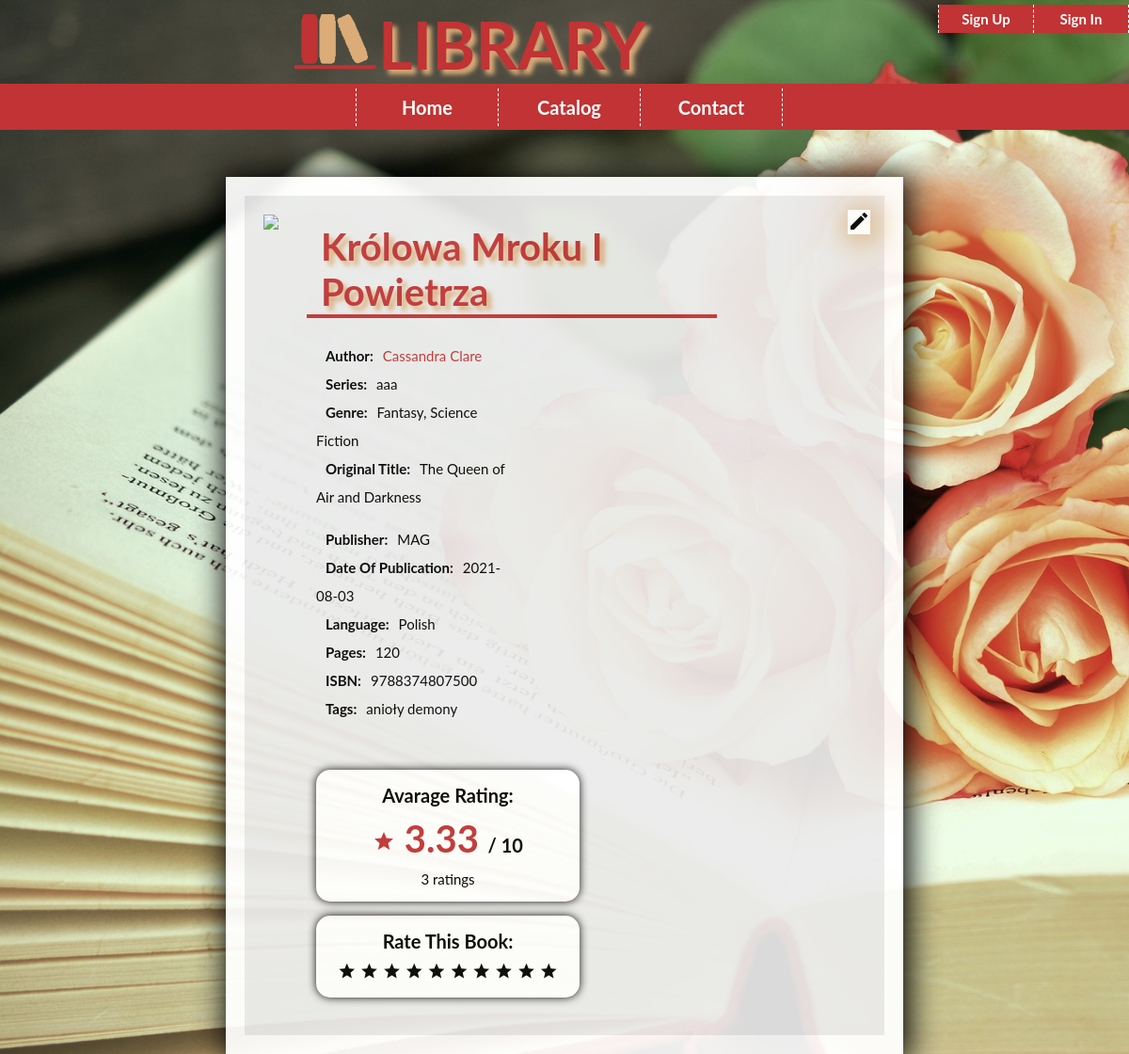
The app's page /main_nav/book.php?book_id=1 with its own data.
### tables this page shows
CREATE TABLE books (
  ID INT(11) NOT NULL AUTO_INCREMENT,
  TITLE VARCHAR(255) NOT NULL,
  ISBN BIGINT(20) NOT NULL,
  PUBLISHER_ID INT(11) NOT NULL,
  ORIGINAL_TITLE VARCHAR(255) DEFAULT NULL,
  LANGUAGE_ID INT(11) NOT NULL,
  IMAGE BLOB DEFAULT NULL,
  GENRE_ID INT(11) NOT NULL,
  SERIES_ID INT(11) DEFAULT NULL,
  PUBLICATION_DATE DATE DEFAULT NULL,
  PAGES INT(11) DEFAULT NULL,
  DESCRIPTION TEXT DEFAULT NULL,
  RATINGS_AMOUNT BIGINT(20) DEFAULT NULL,
  RATINGS_SUM BIGINT(20) DEFAULT NULL,
  PRIMARY KEY (ID)
);

CREATE TABLE series (
  ID INT(11) NOT NULL AUTO_INCREMENT,
  SERIES VARCHAR(255) DEFAULT NULL,
  PRIMARY KEY (ID)
);

CREATE TABLE genres (
  ID INT(11) NOT NULL AUTO_INCREMENT,
  GENRE VARCHAR(255) NOT NULL,
  PRIMARY KEY (ID)
);

CREATE TABLE publishers (
  ID INT(11) NOT NULL AUTO_INCREMENT,
  PUBLISHER VARCHAR(255) NOT NULL,
  PRIMARY KEY (ID)
);

CREATE TABLE languages (
  ID INT(11) NOT NULL AUTO_INCREMENT,
  LANGUAGE VARCHAR(255) DEFAULT NULL,
  PRIMARY KEY (ID)
);

### main_nav/book.php (the view, shortened to what this page needs)
<?php
require_once '../db/connect.php';
try {
    $link = mysqli_connect($host, $db_user, $db_password, $db_name);
    $sql = "SELECT books.*, genres.GENRE, publishers.PUBLISHER, languages.LANGUAGE, series.SERIES, book_author.AUTHOR_ID FROM books "
            . "INNER JOIN genres ON books.GENRE_ID=genres.ID "
            . "INNER JOIN publishers ON books.PUBLISHER_ID=publishers.ID "
            . "INNER JOIN languages ON books.LANGUAGE_ID=languages.ID "
            . "INNER JOIN series ON books.SERIES_ID=series.ID "
            . "INNER JOIN book_author ON book_author.BOOK_ID=books.ID "
            . "WHERE books.ID=".filter_input(INPUT_GET, 'book_id', FILTER_SANITIZE_NUMBER_INT);
    $result = mysqli_query($link, $sql);
    if(mysqli_num_rows($result)>0){
        $row = mysqli_fetch_assoc($result);
    }
} catch (Exception $e) {
    echo '<span style="color: red;">Error!!! Failed to connect. Try again later.</span>';
    echo '<br>Developer information: '.$e;
}
?>
<!DOCTYPE html>
<html>
    <head>
        <link rel="stylesheet" href="../style/main_style.css" type="text/css">
        <link rel="stylesheet" href="../style/text_style.css" type="text/css">
        <link rel="stylesheet" href="../style/table_style.css" type="text/css">
        <link rel="stylesheet" href="../style/image_style.css" type="text/css">
        <link rel="stylesheet" href="../style/tooltip_style.css" type="text/css">
    </head>
    <body>
        <nav class="sign">
            <ol>
                <?php
                if((isset($_SESSION['logged'])) && ($_SESSION['logged']==true)){
                    echo'<li><a href="#" class="white">'.$_SESSION['name'].'</a>';
                    echo '<ul>';
                    echo '<li><a href="../sign_nav/account.php" class="white">my account</a></li>' ;
                    echo '<li><a href="../sign_nav/signOut.php" class="white" class="white">Sign Out</a></li>' ;
                    echo '</ul></li>';
                }
                elseif ((isset($_SESSION['librarian'])) && ($_SESSION['librarian']==true)) {
                    echo'<li><a href="#" class="white">'.$_SESSION['name'].'</a>';
                    echo '<ul>';
                    echo '<li><a href="../sign_nav/signOut.php" class="white">Sign Out</a></li>' ;
                    echo '</ul></li>';
                }
                else {
                    echo '<li><a href="../sign_nav/signUp.php" class="white">Sign up</a></li>';
                    echo '<li><a href="../sign_nav/signIn.php" class="white">Sign in</a></li>';
                }
                ?>
            </ol>
        </nav>
        <header>
            <h1><img src="../image/logo.png" alt="Logo">LIBRARY</h1>
        </header>
        <nav class="main">
            <ol>
                <li><a href="../index.php" class="white">Home</a>
                <li><a href="#" class="white">catalog</a>
                </li>
                <li><a href="contact.php" class="white">contact</a></li>
            </ol>
        </nav>
        <div id="container_main">
            <div class="row row_padding">
                <div class="row row_color">
                    <label class="icon">
                        <i class="material-icons">edit</i>
                    </label>
                    <div class="column">
                        <?php echo '<img src="../db/image.php?id='.$row['ID'].'&table=books" class="big">';?>
                    </div>
                    <div class="column_main_list">
                        <div class="row_header">
                            <header>
                                <h2><?php echo $row['TITLE'];?></h2>
                            </header>
                        </div>
                        <div class="row">
                            <div class="column_half">
                                <p class="lines">
                                    <span class="black">Author:</span><a href="author.php?author_id=<?php echo $row['AUTHOR_ID'];?>" class="color">Cassandra Clare</a><br>
                                    <?php if($row['SERIES_ID']!=0){
                                        echo'<span class="black">Series:</span>'.$row['SERIES'].'<br/>';
                                    }?>
                                    <span class="black">Genre:</span><?php echo $row['GENRE']; ?><br>
                                    <span class="black">Original Title:</span><?php echo $row['ORIGINAL_TITLE']; ?><br>
                                </p>
                                <p class="lines">
                                    <span class="black">Publisher:</span><?php echo $row['PUBLISHER']; ?><br>
                                    <span class="black">Date of publication:</span><?php echo $row['PUBLICATION_DATE']; ?><br>
                                    <span class="black">Language:</span><?php echo $row['LANGUAGE']; ?><br>
                                    <span class="black">Pages:</span><?php echo $row['PAGES']; ?><br>
                                    <span class="black">ISBN:</span><?php echo $row['ISBN']; ?><br>
                                    <span class="black">Tags:</span>anioły demony<br>
                                </p>
                            </div>
                            <div class="column_half">
                                <div class="ratings_block">
                                    <h4 class="center">Avarage rating:</h4>
                                    <h4 class="center">
                                        <span class="color40">
                                            <i class="material-icons">grade</i>
                                            <?php
                                            if($row['RATINGS_AMOUNT']>0){
                                                echo round($row['RATINGS_SUM']/$row['RATINGS_AMOUNT'], 2);
                                            }
                                            else {echo '0';}
                                            ?>
                                        </span>/ 10
                                    </h4>
                                    <p class="line"><?php echo $row['RATINGS_AMOUNT']; ?> ratings</p>
                                </div>
                                <div class="ratings_block">
                                    <h4 class="center">Rate this book:</h4>
                                    <p class="line">
                                        <i class="material-icons md-20">grade</i>
                                        <i class="material-icons md-20">grade</i>
                                        <i class="material-icons md-20">grade</i>
                                        <i class="material-icons md-20">grade</i>
                                        <i class="material-icons md-20">grade</i>
                                        <i class="material-icons md-20">grade</i>
                                        <i class="material-icons md-20">grade</i>
                                        <i class="material-icons md-20">grade</i>
                                        <i class="material-icons md-20">grade</i>
                                        <i class="material-icons md-20">grade</i>
                                    </p>
                                </div>
                            </div>
                        </div>
                    </div>
                </div>
            </div>
        </div>
    </body>
</html>

### style/main_style.css (style rules this page uses)
body { background-attachment: fixed; background-image: url("../image/book_main.jpg"); background-size: cover; font-family: 'Lato', sans-serif; font-size: 15px; margin: 0; }
header { text-shadow: 5px 5px 5px #dbac78; }
nav { background-color: #c13334; font-weight: bold; text-align: center; }
nav.main { font-size: 20px; padding: 5px; width: 100%; }
nav.sign { float: right; }
a { text-decoration: none; text-transform: capitalize; }
a.white { color: #ffffff; }
a.color { color: #c13334; }
nav.main > ol { display: inline-block; height: 35px; line-height: 200%; list-style-type: none; margin: 0; padding: 0; }
nav.sign > ol { display: inline-block; height: 27px; line-height: 200%; list-style-type: none; margin: 0; padding: 0; }
nav.main > ol > li { border-right: 1px dashed #ffffff; float: left; height: 40px; text-align: center; width: 150px; }
nav.sign > ol > li { border-right: 1px dashed #ffffff; float: left; height: 30px; width: 100px; }
ol > li:first-child { border-left: 1px dashed #ffffff; }
#container_main { background-color: #ffffff; box-shadow: 3px 3px 30px 5px #000000; margin: auto; margin-top: 50px; opacity: 0.93; width: 60%; }

### style/text_style.css (style rules this page uses)
h1 { color: #c13334; font-size: 70px; font-weight: bold; margin: 0; margin-top: 5px; text-align: center; }
h2 { border: none; color: #c13334; font-size: 40px; font-weight: bold; margin: 0; margin-left: 15px; padding: 0; text-align: left; text-transform: capitalize; }
h4 { color: #000000; font-size: 20px; font-weight: bold; margin: 0; padding: 0; padding-bottom: 10px; text-align: left; text-transform: capitalize; }
h4.center { text-align: center; }
p.line { margin: 0; text-align: center; }
.lines { line-height: 200%; }

### style/table_style.css (style rules this page uses)
.column { float: left; padding: 10px; }
.column_main_list { float: left; padding: 20px; width: 66%; }
.column_half { float: left; padding: 10px; width: 47%; }
.row_color { background-color: #ebebeb; padding: 10px; }
.row_padding { padding: 20px; }
.row:after { clear: both; content: ""; display: flex; padding: 0; }
.row_header:after { border-bottom: 4px solid #c13334; clear: both; content: ""; display: flex; padding: 0; }
.ratings_block { background-color: #fff; border-radius: 15px; box-shadow: 0px 0px 10px 0px #000; margin: auto; margin-top: 15px; padding: 15px; width: 250px; }

### style/image_style.css (style rules this page uses)
span.black { color: #000000; font-size: 15px; font-weight: bold; padding: 10px; text-transform: capitalize; }
span.color40 { color: #c13334; font-size: 40px; }
img.big, input[type=image].big { max-width: 300px; }
label.icon { background-color: #ffffff; box-shadow: 3px 3px 30px 5px #dbac78; cursor: pointer; float: right; font-weight: bold; line-height: 100%; margin: 5px; position: relative; }
i.material-icons.md-20 { cursor: pointer; font-size: 20px; }
span { text-transform: capitalize; }

### records on screen
books: TITLE "Królowa Mroku I Powietrza", SERIES_ID.SERIES "aaa", GENRE_ID.GENRE "Fantasy, Science Fiction", ORIGINAL_TITLE "The Queen of Air and Darkness", PUBLISHER_ID.PUBLISHER "MAG", PUBLICATION_DATE "2021-08-03", LANGUAGE_ID.LANGUAGE "Polish", PAGES "120", ISBN "9788374807500", $row['RATINGS_SUM']/$row['RATINGS_AMOUNT'] "3.33", RATINGS_AMOUNT "3"
